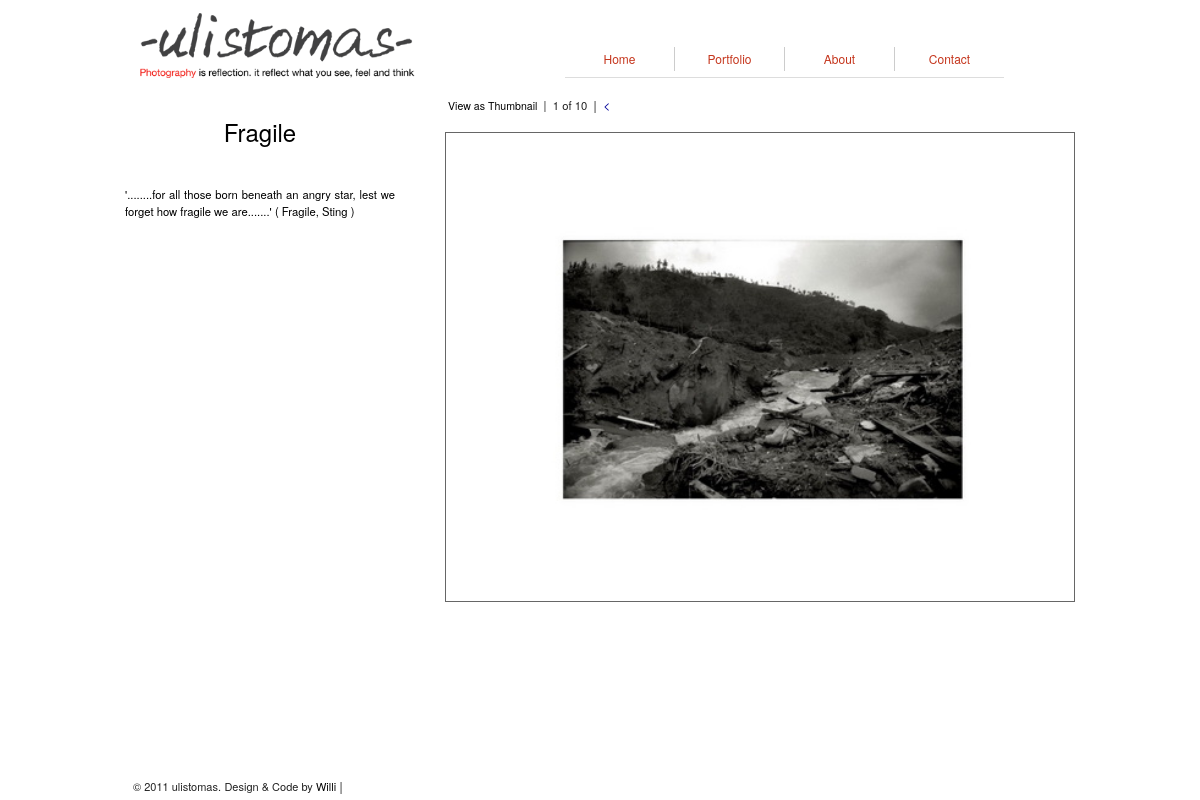
Page /portfolio/personalphoto/Fragile on the committed database.
### tables this page shows
CREATE TABLE IF NOT EXISTS `title_photopost` (
  `id` int(11) NOT NULL AUTO_INCREMENT,
  `id_main_cat` int(11) NOT NULL,
  `title_photopost` varchar(120) NOT NULL,
  `description` text NOT NULL,
  `thumb` varchar(255) NOT NULL,
  `thumbsquare` varchar(255) NOT NULL,
  PRIMARY KEY (`id`)
);

CREATE TABLE IF NOT EXISTS `photopost` (
  `id` int(11) NOT NULL AUTO_INCREMENT,
  `id_title_photopost` int(11) NOT NULL,
  `photopost` varchar(255) NOT NULL,
  `thumb` varchar(255) NOT NULL,
  `thumbsquare` varchar(255) NOT NULL,
  `description` text NOT NULL,
  PRIMARY KEY (`id`)
);

### system/application/controllers/portfolio.php (called while the page is built, shortened)
<?php
	class Portfolio extends Controller{
		function Portfolio(){
			$this->load->model(array('modelpublic'));
		}
		function Personalphoto($titleuri="", $type=""){
			$titlephoto = str_replace("-","_", $titleuri);
			$countp=$this->modelpublic->countSPersonal($titlephoto);
			$typepage = $type;
			$arrayfrom=array("_","&#34");
			$arrayout=array(' ','"');
			$gtp = $this->modelpublic->getTitlePhotoP($titlephoto);
			if(!empty($gtp)){
				$titlephotopost = str_replace($arrayfrom, $arrayout, $gtp->title_photopost);
			}else{
				redirect('portfolio/personal');
			}
			$configpage=array(
					'base_url'=>base_url()."portfolio/personalphoto/".$titleuri."/page/",
					'per_page'=>1,
					'total_rows'=>$countp->countphoto,
					'uri_segment'=>5,
					'display_pages'=>FALSE,
					'full_tag_open'=>'<span id="pagination">',
					'full_tag_close'=> '</span>',
					'next_link'=>'Next',
					'next_tag_open' =>'<span class="navpaging">',
					'next_tag_close' =>'</span>',
					'prev_link'=>'Previous',
					'prev_tag_open'=>'<span class="navpaging">',
					'prev_tag_close'=>'</span>',
					'num_tag_open' => '<span class="hiddenpagelink">',
					'num_tag_close' => '</span>',
					'cur_tag_open' => '<span class="hiddenpagelink">',
					'cur_tag_close' => '</span>',
					'first_tag_open' => '<span class="hiddenpagelink">',
					'first_tag_close' => '</span>',
					'last_tag_open' => '<span class="hiddenpagelink">',
					'last_tag_close' => '</span>'
			);
			$this->pagination->initialize($configpage);
			switch($typepage){
				default :
						if($this->uri->segment(5)==""){
							$data = array(
								'title' => $titlephotopost,
								'titleuri'=> $titleuri,
								'count' => $countp->countphoto,
								'getphotos' => $this->modelpublic->getPhotoPS($titlephoto, 0, 1),
								'gettitlephoto' => $this->modelpublic->getTitlePhotoP($titlephoto),
								'link' => $this->pagination->create_links()
							);
						}
						$this->load->view('public/public-personalpage', $data, 'default');break;
			}
		}
	}

### system/codeigniter/CodeIgniter.php (called while the page is built, shortened)
<?php  if ( ! defined('BASEPATH')) exit('No direct script access allowed');
$EXT =& load_class('Hooks');
$EXT->_call_hook('pre_system');
$URI =& load_class('URI');
$RTR =& load_class('Router');
$method = $RTR->fetch_method();
$EXT->_call_hook('pre_controller');
$CI = new $class();
if ($RTR->scaffolding_request === TRUE)
{
	if ($EXT->_call_hook('scaffolding_override') === FALSE)
	{
		$CI->_ci_scaffolding();
	}
}
else
{
	if (method_exists($CI, '_remap'))
	{
		$CI->_remap($method);
	}
	else
	{
		call_user_func_array(array(&$CI, $method), array_slice($URI->rsegments, 2));
	}
}

### index.php (called while the page is built, shortened)
<?php
require_once BASEPATH.'codeigniter/CodeIgniter'.EXT;

### system/application/models/modelpublic.php (called while the page is built, shortened)
<?php
	class ModelPublic extends Model{
		function getTitlePhotoP($titlephoto){
			$query = "SELECT tp.id, tp.title_photopost, tp.description, tp.thumb
					FROM title_photopost tp
					WHERE tp.title_photopost = ? AND
					tp.id_main_cat=1";
			$get = $this->db->query($query, $titlephoto);
			if($get->num_rows()>0){
				$data = $get->row();
				return $data;
			}
		}
		function getPhotoPS($titlephoto, $offset="", $limit=""){
			$query = "SELECT p.id, p.id_title_photopost, tp.title_photopost, p.photopost, p.thumb, p.description
					FROM title_photopost tp, photopost p
					WHERE tp.title_photopost = ? AND
					p.id_title_photopost = tp.id AND
					tp.id_main_cat = 1 ORDER BY p.id ASC
					LIMIT $offset, $limit";
			$get = $this->db->query($query, $titlephoto);
			if($get->num_rows()>0){
				foreach($get->result() as $row){
					$data[] = $row;
				}
				return $data;
			}
		}
	}

### system/codeigniter/Base5.php (called while the page is built)
<?php  if ( ! defined('BASEPATH')) exit('No direct script access allowed');
class CI_Base {
	private static $instance;
	public function CI_Base()
	{
		self::$instance =& $this;
	}
	public static function &get_instance()
	{
		return self::$instance;
	}
}
function &get_instance()
{
	return CI_Base::get_instance();
}

### system/application/views/public/public-personalpage.php (the view, shortened to what this page needs)
<div id="middlecontent" class="span-24">
	<div class="span-24" id="header">
		<div id="top" class="span-10">
		</div>
		<div id="menu-right" class="span-14 last">
		</div>
	</div>
	<div class="span-24" id="content">
		<?php
			if(isset($getphotos)){
				$arrayfrom=array("_","&#34");
				$arrayout=array(' ','"');
		?>
				<div class="span-7">
				<br />
					<h2 id="judulfoto"><?php echo str_replace($arrayfrom, $arrayout,$gettitlephoto->title_photopost);?></h2> <br />
					<div id="deskripsifoto" class="span-7">
						<?php echo str_replace($arrayfrom, $arrayout, $gettitlephoto->description);?>
					</div>
				</div>
		<?php
				foreach($getphotos as $gps){
		?>
				<div class="prepend-1 span-16 last">
					<div class="span-16">
						<span class="navpaging">
							<a href="<?php echo base_url();?>portfolio/personalphoto/<?php echo $titleuri;?>/grid">View as Thumbnail</a> |
						</span>
						<span class="navpaging">
							<?php
								$numawal = $this->uri->segment(5) + 1;
								$numakhir = $count;
							?>
							&nbsp;<?php echo $numawal ;?> of <?php echo $numakhir;?>&nbsp;
						</span> |
						<?php echo $link;?>
					</div><br /><br />
					<div class="span-16 photo-wrapsingle">
						<div class="photo-innerwrapsingle">
							<img src="<?php echo base_url();?><?php echo $gps->photopost;?>" alt="" class="photo-single"/>
						</div>
					</div>
				</div>
		<?php
				}
			}else{
			}
		?>
	</div>
</div>

### asset/css/screen.css (style rules this page uses)
html, body, div, span, object, iframe, h1, h2, h3, h4, h5, h6, p, blockquote, pre, a, abbr, acronym, address, code, del, dfn, em, img, q, dl, dt, dd, ol, ul, li, fieldset, form, label, legend, table, caption, tbody, tfoot, thead, tr, th, td { margin:0;padding:0;border:0;font-weight:inherit;font-style:inherit;font-size:100%;font-family:inherit;vertical-align:baseline; }
body { line-height:1.5; }
a img { border:none; }
html { font-size:100.01%; }
body { font-size:75%;color:#222;background:#ccc ;font-family:"Helvetica Neue", Arial, Helvetica, sans-serif; }
h1, h2, h3, h4, h5, h6 { font-weight:normal;color:#000; }
h2 { font-size:2em;margin-bottom:0.75em; }
p { margin:0 0 1.5em; }
a { color:#009;text-decoration:none; }
.last { margin-right:0;padding-right:0; }
.column, div.span-1, div.span-2, div.span-3, div.span-4, div.span-5, div.span-6, div.span-7, div.span-8, div.span-9, div.span-10, div.span-11, div.span-12, div.span-13, div.span-14, div.span-15, div.span-16, div.span-17, div.span-18, div.span-19, div.span-20, div.span-21, div.span-22, div.span-23, div.span-24 { float:left;margin-right:10px; }
.last, div.last { margin-right:0; }
.span-7 { width:270px; }
.span-10 { width:390px; }
.span-14 { width:550px; }
.span-16 { width:630px; }
.span-24, div.span-24 { width:950px;margin-right:0; }
.prepend-1 { padding-left:40px; }
.photo-wrapsingle { height:470px;background:#fff; }
.photo-innerwrapsingle { width:628px; height:468px; border:1px solid #666; }
#judulfoto { text-align:center; }
#deskripsifoto { font-size: 0.94em; text-align: justify; color: #000; }
.navpaging { font-size: 0.94em; text-decoration:none; }
.navpaging a { font-size: 0.94em; color:#000; padding:2px 3px; text-decoration:none; }
#frontend { font-size:75%; color:#222; font-family:"Helvetica Neue", Arial, Helvetica, sans-serif; background:#fff; }
#headerlogo { margin:10px 20px 0 10px; }
#header { height;63px; }
.mainmenu a, .submenu .subitem a { font-size:12px; color:#c5351c; padding:5px 4px 5px 4px; }

### asset/css/print.css (style rules this page uses)
body { line-height:1.5;font-family:"Helvetica Neue", Arial, Helvetica, sans-serif;color:#000;background:none;font-size:10pt; }
h1, h2, h3, h4, h5, h6 { font-family:"Helvetica Neue", Arial, "Lucida Grande", sans-serif; }
a img { border:none; }
a:link, a:visited { background:transparent;font-weight:700;text-decoration:underline; }
a:link:after, a:visited:after { content:" (" attr(href) ")";font-size:90%; }

### rows in the picture
title_photopost: title_photopost "Fragile", description "'........for all those born beneath an angry star, lest we forget how fragile we are.......' ( Fragile, Sting )"
photopost: numawal "1", numakhir "10", photopost (picture)

### other values in the picture
anchor('frontpage/', 'Home') "Home"
anchor(current_url().'#', 'Portfolio') "Portfolio"
anchor('about', 'About') "About"
anchor('contact', 'Contact') "Contact"
